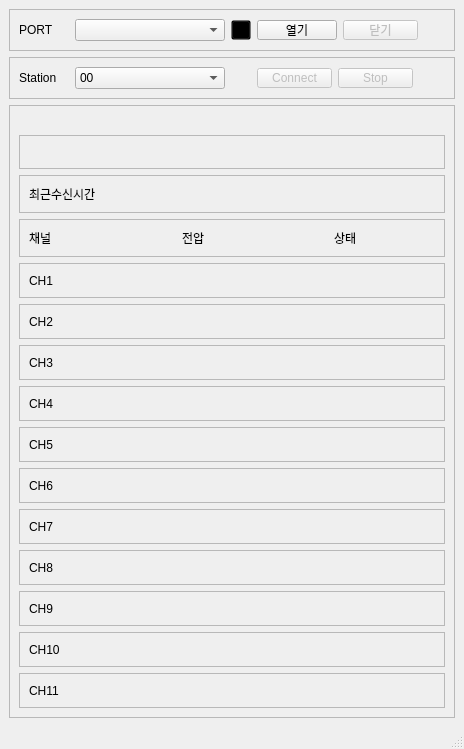
<?xml version="1.0" encoding="UTF-8"?>
<ui version="4.0">
 <class>MainWindow</class>
 <widget class="QMainWindow" name="MainWindow">
  <property name="geometry">
   <rect>
    <x>0</x>
    <y>0</y>
    <width>464</width>
    <height>742</height>
   </rect>
  </property>
  <property name="windowTitle">
   <string>충전제어기 모니터링</string>
  </property>
  <property name="windowIcon">
   <iconset>
    <normaloff>battery.ico</normaloff>battery.ico</iconset>
  </property>
  <property name="iconSize">
   <size>
    <width>16</width>
    <height>16</height>
   </size>
  </property>
  <widget class="QWidget" name="centralwidget">
   <layout class="QGridLayout" name="gridLayout">
    <item row="0" column="0">
     <widget class="QFrame" name="Header">
      <property name="sizePolicy">
       <sizepolicy hsizetype="Preferred" vsizetype="Fixed">
        <horstretch>0</horstretch>
        <verstretch>0</verstretch>
       </sizepolicy>
      </property>
      <property name="frameShape">
       <enum>QFrame::StyledPanel</enum>
      </property>
      <property name="frameShadow">
       <enum>QFrame::Raised</enum>
      </property>
      <layout class="QHBoxLayout" name="horizontalLayout">
       <item>
        <widget class="QLabel" name="label">
         <property name="minimumSize">
          <size>
           <width>50</width>
           <height>0</height>
          </size>
         </property>
         <property name="maximumSize">
          <size>
           <width>50</width>
           <height>16777215</height>
          </size>
         </property>
         <property name="text">
          <string>PORT </string>
         </property>
        </widget>
       </item>
       <item>
        <widget class="QComboBox" name="COMBox">
         <property name="minimumSize">
          <size>
           <width>150</width>
           <height>0</height>
          </size>
         </property>
         <property name="maximumSize">
          <size>
           <width>150</width>
           <height>16777215</height>
          </size>
         </property>
        </widget>
       </item>
       <item>
        <widget class="QPushButton" name="refresh">
         <property name="maximumSize">
          <size>
           <width>20</width>
           <height>20</height>
          </size>
         </property>
         <property name="styleSheet">
          <string notr="true">background: transparent</string>
         </property>
         <property name="text">
          <string/>
         </property>
         <property name="icon">
          <iconset resource="resource.qrc">
           <normaloff>:/refresh/reload.png</normaloff>:/refresh/reload.png</iconset>
         </property>
        </widget>
       </item>
       <item>
        <widget class="QPushButton" name="portbtn">
         <property name="minimumSize">
          <size>
           <width>0</width>
           <height>20</height>
          </size>
         </property>
         <property name="maximumSize">
          <size>
           <width>16777215</width>
           <height>20</height>
          </size>
         </property>
         <property name="text">
          <string>열기</string>
         </property>
        </widget>
       </item>
       <item>
        <widget class="QPushButton" name="portclosebtn">
         <property name="enabled">
          <bool>false</bool>
         </property>
         <property name="minimumSize">
          <size>
           <width>75</width>
           <height>20</height>
          </size>
         </property>
         <property name="maximumSize">
          <size>
           <width>75</width>
           <height>20</height>
          </size>
         </property>
         <property name="text">
          <string>닫기</string>
         </property>
        </widget>
       </item>
       <item>
        <widget class="QLabel" name="port_alarm">
         <property name="minimumSize">
          <size>
           <width>20</width>
           <height>20</height>
          </size>
         </property>
         <property name="maximumSize">
          <size>
           <width>20</width>
           <height>20</height>
          </size>
         </property>
         <property name="text">
          <string/>
         </property>
        </widget>
       </item>
       <item>
        <spacer name="horizontalSpacer">
         <property name="orientation">
          <enum>Qt::Horizontal</enum>
         </property>
         <property name="sizeHint" stdset="0">
          <size>
           <width>40</width>
           <height>20</height>
          </size>
         </property>
        </spacer>
       </item>
      </layout>
     </widget>
    </item>
    <item row="2" column="0">
     <widget class="QFrame" name="Body">
      <property name="frameShape">
       <enum>QFrame::StyledPanel</enum>
      </property>
      <property name="frameShadow">
       <enum>QFrame::Raised</enum>
      </property>
      <layout class="QVBoxLayout" name="verticalLayout">
       <item>
        <spacer name="horizontalSpacer_2">
         <property name="orientation">
          <enum>Qt::Horizontal</enum>
         </property>
         <property name="sizeHint" stdset="0">
          <size>
           <width>40</width>
           <height>20</height>
          </size>
         </property>
        </spacer>
       </item>
       <item>
        <widget class="QFrame" name="frame_3">
         <property name="frameShape">
          <enum>QFrame::StyledPanel</enum>
         </property>
         <property name="frameShadow">
          <enum>QFrame::Raised</enum>
         </property>
         <layout class="QHBoxLayout" name="horizontalLayout_16">
          <item>
           <widget class="QLabel" name="stationname">
            <property name="font">
             <font>
              <weight>75</weight>
              <bold>true</bold>
             </font>
            </property>
            <property name="text">
             <string/>
            </property>
           </widget>
          </item>
         </layout>
        </widget>
       </item>
       <item>
        <widget class="QFrame" name="frame_2">
         <property name="frameShape">
          <enum>QFrame::StyledPanel</enum>
         </property>
         <property name="frameShadow">
          <enum>QFrame::Raised</enum>
         </property>
         <layout class="QHBoxLayout" name="horizontalLayout_15">
          <item>
           <widget class="QLabel" name="label_2">
            <property name="text">
             <string>최근수신시간</string>
            </property>
           </widget>
          </item>
          <item>
           <widget class="QLabel" name="timelabel">
            <property name="text">
             <string/>
            </property>
           </widget>
          </item>
         </layout>
        </widget>
       </item>
       <item>
        <widget class="QFrame" name="info">
         <property name="frameShape">
          <enum>QFrame::StyledPanel</enum>
         </property>
         <property name="frameShadow">
          <enum>QFrame::Raised</enum>
         </property>
         <layout class="QHBoxLayout" name="horizontalLayout_2">
          <item>
           <widget class="QLabel" name="ch">
            <property name="text">
             <string>채널</string>
            </property>
           </widget>
          </item>
          <item>
           <widget class="QLabel" name="voltage">
            <property name="text">
             <string>전압</string>
            </property>
           </widget>
          </item>
          <item>
           <widget class="QLabel" name="status">
            <property name="minimumSize">
             <size>
              <width>80</width>
              <height>0</height>
             </size>
            </property>
            <property name="maximumSize">
             <size>
              <width>80</width>
              <height>16777215</height>
             </size>
            </property>
            <property name="text">
             <string>상태</string>
            </property>
           </widget>
          </item>
          <item>
           <widget class="QLabel" name="empty">
            <property name="minimumSize">
             <size>
              <width>15</width>
              <height>15</height>
             </size>
            </property>
            <property name="maximumSize">
             <size>
              <width>15</width>
              <height>15</height>
             </size>
            </property>
            <property name="text">
             <string/>
            </property>
           </widget>
          </item>
         </layout>
        </widget>
       </item>
       <item>
        <widget class="QFrame" name="ch1">
         <property name="frameShape">
          <enum>QFrame::StyledPanel</enum>
         </property>
         <property name="frameShadow">
          <enum>QFrame::Raised</enum>
         </property>
         <layout class="QHBoxLayout" name="horizontalLayout_3">
          <item>
           <widget class="QLabel" name="ch_1">
            <property name="text">
             <string>CH1</string>
            </property>
           </widget>
          </item>
          <item>
           <widget class="QLabel" name="voltage_1">
            <property name="text">
             <string/>
            </property>
           </widget>
          </item>
          <item>
           <widget class="QLabel" name="status_1">
            <property name="minimumSize">
             <size>
              <width>80</width>
              <height>0</height>
             </size>
            </property>
            <property name="maximumSize">
             <size>
              <width>80</width>
              <height>16777215</height>
             </size>
            </property>
            <property name="text">
             <string/>
            </property>
           </widget>
          </item>
          <item>
           <widget class="QLabel" name="light_1">
            <property name="minimumSize">
             <size>
              <width>15</width>
              <height>15</height>
             </size>
            </property>
            <property name="maximumSize">
             <size>
              <width>15</width>
              <height>15</height>
             </size>
            </property>
            <property name="styleSheet">
             <string notr="true"/>
            </property>
            <property name="text">
             <string/>
            </property>
           </widget>
          </item>
         </layout>
        </widget>
       </item>
       <item>
        <widget class="QFrame" name="ch2">
         <property name="frameShape">
          <enum>QFrame::StyledPanel</enum>
         </property>
         <property name="frameShadow">
          <enum>QFrame::Raised</enum>
         </property>
         <layout class="QHBoxLayout" name="horizontalLayout_4">
          <item>
           <widget class="QLabel" name="ch_2">
            <property name="text">
             <string>CH2</string>
            </property>
           </widget>
          </item>
          <item>
           <widget class="QLabel" name="voltage_2">
            <property name="text">
             <string/>
            </property>
           </widget>
          </item>
          <item>
           <widget class="QLabel" name="status_2">
            <property name="minimumSize">
             <size>
              <width>80</width>
              <height>0</height>
             </size>
            </property>
            <property name="maximumSize">
             <size>
              <width>80</width>
              <height>16777215</height>
             </size>
            </property>
            <property name="text">
             <string/>
            </property>
           </widget>
          </item>
          <item>
           <widget class="QLabel" name="light_2">
            <property name="minimumSize">
             <size>
              <width>15</width>
              <height>15</height>
             </size>
            </property>
            <property name="maximumSize">
             <size>
              <width>15</width>
              <height>15</height>
             </size>
            </property>
            <property name="styleSheet">
             <string notr="true"/>
            </property>
            <property name="text">
             <string/>
            </property>
           </widget>
          </item>
         </layout>
        </widget>
       </item>
       <item>
        <widget class="QFrame" name="ch3">
         <property name="frameShape">
          <enum>QFrame::StyledPanel</enum>
         </property>
         <property name="frameShadow">
          <enum>QFrame::Raised</enum>
         </property>
         <layout class="QHBoxLayout" name="horizontalLayout_5">
          <item>
           <widget class="QLabel" name="ch_3">
            <property name="text">
             <string>CH3</string>
            </property>
           </widget>
          </item>
          <item>
           <widget class="QLabel" name="voltage_3">
            <property name="text">
             <string/>
            </property>
           </widget>
          </item>
          <item>
           <widget class="QLabel" name="status_3">
            <property name="minimumSize">
             <size>
              <width>80</width>
              <height>0</height>
             </size>
            </property>
            <property name="maximumSize">
             <size>
              <width>80</width>
              <height>16777215</height>
             </size>
            </property>
            <property name="text">
             <string/>
            </property>
           </widget>
          </item>
          <item>
           <widget class="QLabel" name="light_3">
            <property name="minimumSize">
             <size>
              <width>15</width>
              <height>15</height>
             </size>
            </property>
            <property name="maximumSize">
             <size>
              <width>15</width>
              <height>15</height>
             </size>
            </property>
            <property name="styleSheet">
             <string notr="true"/>
            </property>
            <property name="text">
             <string/>
            </property>
           </widget>
          </item>
         </layout>
        </widget>
       </item>
       <item>
        <widget class="QFrame" name="ch4">
         <property name="frameShape">
          <enum>QFrame::StyledPanel</enum>
         </property>
         <property name="frameShadow">
          <enum>QFrame::Raised</enum>
         </property>
         <layout class="QHBoxLayout" name="horizontalLayout_8">
          <item>
           <widget class="QLabel" name="ch_4">
            <property name="text">
             <string>CH4</string>
            </property>
           </widget>
          </item>
          <item>
           <widget class="QLabel" name="voltage_4">
            <property name="text">
             <string/>
            </property>
           </widget>
          </item>
          <item>
           <widget class="QLabel" name="status_4">
            <property name="minimumSize">
             <size>
              <width>80</width>
              <height>0</height>
             </size>
            </property>
            <property name="maximumSize">
             <size>
              <width>80</width>
              <height>16777215</height>
             </size>
            </property>
            <property name="text">
             <string/>
            </property>
           </widget>
          </item>
          <item>
           <widget class="QLabel" name="light_4">
            <property name="minimumSize">
             <size>
              <width>15</width>
              <height>15</height>
             </size>
            </property>
            <property name="maximumSize">
             <size>
              <width>15</width>
              <height>15</height>
             </size>
            </property>
            <property name="styleSheet">
             <string notr="true"/>
            </property>
            <property name="text">
             <string/>
            </property>
           </widget>
          </item>
         </layout>
        </widget>
       </item>
       <item>
        <widget class="QFrame" name="ch5">
         <property name="frameShape">
          <enum>QFrame::StyledPanel</enum>
         </property>
         <property name="frameShadow">
          <enum>QFrame::Raised</enum>
         </property>
         <layout class="QHBoxLayout" name="horizontalLayout_6">
          <item>
           <widget class="QLabel" name="ch_5">
            <property name="text">
             <string>CH5</string>
            </property>
           </widget>
          </item>
          <item>
           <widget class="QLabel" name="voltage_5">
            <property name="text">
             <string/>
            </property>
           </widget>
          </item>
          <item>
           <widget class="QLabel" name="status_5">
            <property name="minimumSize">
             <size>
              <width>80</width>
              <height>0</height>
             </size>
            </property>
            <property name="maximumSize">
             <size>
              <width>80</width>
              <height>16777215</height>
             </size>
            </property>
            <property name="text">
             <string/>
            </property>
           </widget>
          </item>
          <item>
           <widget class="QLabel" name="light_5">
            <property name="minimumSize">
             <size>
              <width>15</width>
              <height>15</height>
             </size>
            </property>
            <property name="maximumSize">
             <size>
              <width>15</width>
              <height>15</height>
             </size>
            </property>
            <property name="styleSheet">
             <string notr="true"/>
            </property>
            <property name="text">
             <string/>
            </property>
           </widget>
          </item>
         </layout>
        </widget>
       </item>
       <item>
        <widget class="QFrame" name="ch6">
         <property name="frameShape">
          <enum>QFrame::StyledPanel</enum>
         </property>
         <property name="frameShadow">
          <enum>QFrame::Raised</enum>
         </property>
         <layout class="QHBoxLayout" name="horizontalLayout_7">
          <item>
           <widget class="QLabel" name="ch_6">
            <property name="text">
             <string>CH6</string>
            </property>
           </widget>
          </item>
          <item>
           <widget class="QLabel" name="voltage_6">
            <property name="text">
             <string/>
            </property>
           </widget>
          </item>
          <item>
           <widget class="QLabel" name="status_6">
            <property name="minimumSize">
             <size>
              <width>80</width>
              <height>0</height>
             </size>
            </property>
            <property name="maximumSize">
             <size>
              <width>80</width>
              <height>16777215</height>
             </size>
            </property>
            <property name="text">
             <string/>
            </property>
           </widget>
          </item>
          <item>
           <widget class="QLabel" name="light_6">
            <property name="minimumSize">
             <size>
              <width>15</width>
              <height>15</height>
             </size>
            </property>
            <property name="maximumSize">
             <size>
              <width>15</width>
              <height>15</height>
             </size>
            </property>
            <property name="styleSheet">
             <string notr="true"/>
            </property>
            <property name="text">
             <string/>
            </property>
           </widget>
          </item>
         </layout>
        </widget>
       </item>
       <item>
        <widget class="QFrame" name="ch7">
         <property name="frameShape">
          <enum>QFrame::StyledPanel</enum>
         </property>
         <property name="frameShadow">
          <enum>QFrame::Raised</enum>
         </property>
         <layout class="QHBoxLayout" name="horizontalLayout_9">
          <item>
           <widget class="QLabel" name="ch_7">
            <property name="text">
             <string>CH7</string>
            </property>
           </widget>
          </item>
          <item>
           <widget class="QLabel" name="voltage_7">
            <property name="text">
             <string/>
            </property>
           </widget>
          </item>
          <item>
           <widget class="QLabel" name="status_7">
            <property name="minimumSize">
             <size>
              <width>80</width>
              <height>0</height>
             </size>
            </property>
            <property name="maximumSize">
             <size>
              <width>80</width>
              <height>16777215</height>
             </size>
            </property>
            <property name="text">
             <string/>
            </property>
           </widget>
          </item>
          <item>
           <widget class="QLabel" name="light_7">
            <property name="minimumSize">
             <size>
              <width>15</width>
              <height>15</height>
             </size>
            </property>
            <property name="maximumSize">
             <size>
              <width>15</width>
              <height>15</height>
             </size>
            </property>
            <property name="styleSheet">
             <string notr="true"/>
            </property>
            <property name="text">
             <string/>
            </property>
           </widget>
          </item>
         </layout>
        </widget>
       </item>
       <item>
        <widget class="QFrame" name="ch8">
         <property name="frameShape">
          <enum>QFrame::StyledPanel</enum>
         </property>
         <property name="frameShadow">
          <enum>QFrame::Raised</enum>
         </property>
         <layout class="QHBoxLayout" name="horizontalLayout_10">
          <item>
           <widget class="QLabel" name="ch_8">
            <property name="text">
             <string>CH8</string>
            </property>
           </widget>
          </item>
          <item>
           <widget class="QLabel" name="voltage_8">
            <property name="text">
             <string/>
            </property>
           </widget>
          </item>
          <item>
           <widget class="QLabel" name="status_8">
            <property name="minimumSize">
             <size>
              <width>80</width>
              <height>0</height>
             </size>
            </property>
            <property name="maximumSize">
             <size>
              <width>80</width>
              <height>16777215</height>
             </size>
            </property>
            <property name="text">
             <string/>
            </property>
           </widget>
          </item>
          <item>
           <widget class="QLabel" name="light_8">
            <property name="minimumSize">
             <size>
              <width>15</width>
              <height>15</height>
             </size>
            </property>
            <property name="maximumSize">
             <size>
              <width>15</width>
              <height>15</height>
             </size>
            </property>
            <property name="styleSheet">
             <string notr="true"/>
            </property>
            <property name="text">
             <string/>
            </property>
           </widget>
          </item>
         </layout>
        </widget>
       </item>
       <item>
        <widget class="QFrame" name="ch9">
         <property name="frameShape">
          <enum>QFrame::StyledPanel</enum>
         </property>
         <property name="frameShadow">
          <enum>QFrame::Raised</enum>
         </property>
         <layout class="QHBoxLayout" name="horizontalLayout_13">
          <item>
           <widget class="QLabel" name="ch_9">
            <property name="text">
             <string>CH9</string>
            </property>
           </widget>
          </item>
          <item>
           <widget class="QLabel" name="voltage_9">
            <property name="text">
             <string/>
            </property>
           </widget>
          </item>
          <item>
           <widget class="QLabel" name="status_9">
            <property name="minimumSize">
             <size>
              <width>80</width>
              <height>0</height>
             </size>
            </property>
            <property name="maximumSize">
             <size>
              <width>80</width>
              <height>16777215</height>
             </size>
            </property>
            <property name="text">
             <string/>
            </property>
           </widget>
          </item>
          <item>
           <widget class="QLabel" name="light_9">
            <property name="minimumSize">
             <size>
              <width>15</width>
              <height>15</height>
             </size>
            </property>
            <property name="maximumSize">
             <size>
              <width>15</width>
              <height>15</height>
             </size>
            </property>
            <property name="styleSheet">
             <string notr="true"/>
            </property>
            <property name="text">
             <string/>
            </property>
           </widget>
          </item>
         </layout>
        </widget>
       </item>
       <item>
        <widget class="QFrame" name="ch10">
         <property name="frameShape">
          <enum>QFrame::StyledPanel</enum>
         </property>
         <property name="frameShadow">
          <enum>QFrame::Raised</enum>
         </property>
         <layout class="QHBoxLayout" name="horizontalLayout_12">
          <item>
           <widget class="QLabel" name="ch_10">
            <property name="text">
             <string>CH10</string>
            </property>
           </widget>
          </item>
          <item>
           <widget class="QLabel" name="voltage_10">
            <property name="text">
             <string/>
            </property>
           </widget>
          </item>
          <item>
           <widget class="QLabel" name="status_10">
            <property name="minimumSize">
             <size>
              <width>80</width>
              <height>0</height>
             </size>
            </property>
            <property name="maximumSize">
             <size>
              <width>80</width>
              <height>16777215</height>
             </size>
            </property>
            <property name="text">
             <string/>
            </property>
           </widget>
          </item>
          <item>
           <widget class="QLabel" name="light_10">
            <property name="minimumSize">
             <size>
              <width>15</width>
              <height>15</height>
             </size>
            </property>
            <property name="maximumSize">
             <size>
              <width>15</width>
              <height>15</height>
             </size>
            </property>
            <property name="styleSheet">
             <string notr="true"/>
            </property>
            <property name="text">
             <string/>
            </property>
           </widget>
          </item>
         </layout>
        </widget>
       </item>
       <item>
        <widget class="QFrame" name="ch11">
         <property name="frameShape">
          <enum>QFrame::StyledPanel</enum>
         </property>
         <property name="frameShadow">
          <enum>QFrame::Raised</enum>
         </property>
         <layout class="QHBoxLayout" name="horizontalLayout_11">
          <item>
           <widget class="QLabel" name="ch_11">
            <property name="text">
             <string>CH11</string>
            </property>
           </widget>
          </item>
          <item>
           <widget class="QLabel" name="voltage_11">
            <property name="text">
             <string/>
            </property>
           </widget>
          </item>
          <item>
           <widget class="QLabel" name="status_11">
            <property name="minimumSize">
             <size>
              <width>80</width>
              <height>0</height>
             </size>
            </property>
            <property name="maximumSize">
             <size>
              <width>80</width>
              <height>16777215</height>
             </size>
            </property>
            <property name="text">
             <string/>
            </property>
           </widget>
          </item>
          <item>
           <widget class="QLabel" name="light_11">
            <property name="minimumSize">
             <size>
              <width>15</width>
              <height>15</height>
             </size>
            </property>
            <property name="maximumSize">
             <size>
              <width>15</width>
              <height>15</height>
             </size>
            </property>
            <property name="styleSheet">
             <string notr="true"/>
            </property>
            <property name="text">
             <string/>
            </property>
           </widget>
          </item>
         </layout>
        </widget>
       </item>
      </layout>
     </widget>
    </item>
    <item row="1" column="0">
     <widget class="QFrame" name="frame">
      <property name="frameShape">
       <enum>QFrame::StyledPanel</enum>
      </property>
      <property name="frameShadow">
       <enum>QFrame::Raised</enum>
      </property>
      <layout class="QHBoxLayout" name="horizontalLayout_14">
       <item>
        <widget class="QLabel" name="Station">
         <property name="enabled">
          <bool>true</bool>
         </property>
         <property name="minimumSize">
          <size>
           <width>50</width>
           <height>0</height>
          </size>
         </property>
         <property name="maximumSize">
          <size>
           <width>50</width>
           <height>16777215</height>
          </size>
         </property>
         <property name="text">
          <string>Station</string>
         </property>
        </widget>
       </item>
       <item>
        <widget class="QComboBox" name="StationBox">
         <property name="enabled">
          <bool>true</bool>
         </property>
         <property name="minimumSize">
          <size>
           <width>150</width>
           <height>0</height>
          </size>
         </property>
         <property name="maximumSize">
          <size>
           <width>150</width>
           <height>16777215</height>
          </size>
         </property>
         <item>
          <property name="text">
           <string>00</string>
          </property>
         </item>
         <item>
          <property name="text">
           <string>01</string>
          </property>
         </item>
         <item>
          <property name="text">
           <string>02</string>
          </property>
         </item>
         <item>
          <property name="text">
           <string>03</string>
          </property>
         </item>
         <item>
          <property name="text">
           <string>04</string>
          </property>
         </item>
         <item>
          <property name="text">
           <string>05</string>
          </property>
         </item>
         <item>
          <property name="text">
           <string>06</string>
          </property>
         </item>
         <item>
          <property name="text">
           <string>07</string>
          </property>
         </item>
         <item>
          <property name="text">
           <string>08</string>
          </property>
         </item>
         <item>
          <property name="text">
           <string>09</string>
          </property>
         </item>
         <item>
          <property name="text">
           <string>10</string>
          </property>
         </item>
         <item>
          <property name="text">
           <string>11</string>
          </property>
         </item>
         <item>
          <property name="text">
           <string>12</string>
          </property>
         </item>
         <item>
          <property name="text">
           <string>13</string>
          </property>
         </item>
         <item>
          <property name="text">
           <string>14</string>
          </property>
         </item>
         <item>
          <property name="text">
           <string>15</string>
          </property>
         </item>
        </widget>
       </item>
       <item>
        <widget class="QLabel" name="label_3">
         <property name="minimumSize">
          <size>
           <width>20</width>
           <height>20</height>
          </size>
         </property>
         <property name="maximumSize">
          <size>
           <width>20</width>
           <height>20</height>
          </size>
         </property>
         <property name="text">
          <string/>
         </property>
        </widget>
       </item>
       <item>
        <widget class="QPushButton" name="connectbtn">
         <property name="enabled">
          <bool>false</bool>
         </property>
         <property name="minimumSize">
          <size>
           <width>75</width>
           <height>20</height>
          </size>
         </property>
         <property name="maximumSize">
          <size>
           <width>75</width>
           <height>20</height>
          </size>
         </property>
         <property name="text">
          <string>Connect</string>
         </property>
        </widget>
       </item>
       <item>
        <widget class="QPushButton" name="Stopbtn">
         <property name="enabled">
          <bool>false</bool>
         </property>
         <property name="minimumSize">
          <size>
           <width>75</width>
           <height>20</height>
          </size>
         </property>
         <property name="maximumSize">
          <size>
           <width>75</width>
           <height>20</height>
          </size>
         </property>
         <property name="text">
          <string>Stop</string>
         </property>
        </widget>
       </item>
       <item>
        <widget class="QLabel" name="station_alarm">
         <property name="minimumSize">
          <size>
           <width>20</width>
           <height>20</height>
          </size>
         </property>
         <property name="maximumSize">
          <size>
           <width>20</width>
           <height>20</height>
          </size>
         </property>
         <property name="text">
          <string/>
         </property>
        </widget>
       </item>
       <item>
        <spacer name="horizontalSpacer_3">
         <property name="orientation">
          <enum>Qt::Horizontal</enum>
         </property>
         <property name="sizeHint" stdset="0">
          <size>
           <width>40</width>
           <height>20</height>
          </size>
         </property>
        </spacer>
       </item>
      </layout>
     </widget>
    </item>
   </layout>
  </widget>
  <widget class="QStatusBar" name="statusbar"/>
 </widget>
 <resources>
  <include location="resource.qrc"/>
 </resources>
 <connections/>
</ui>
